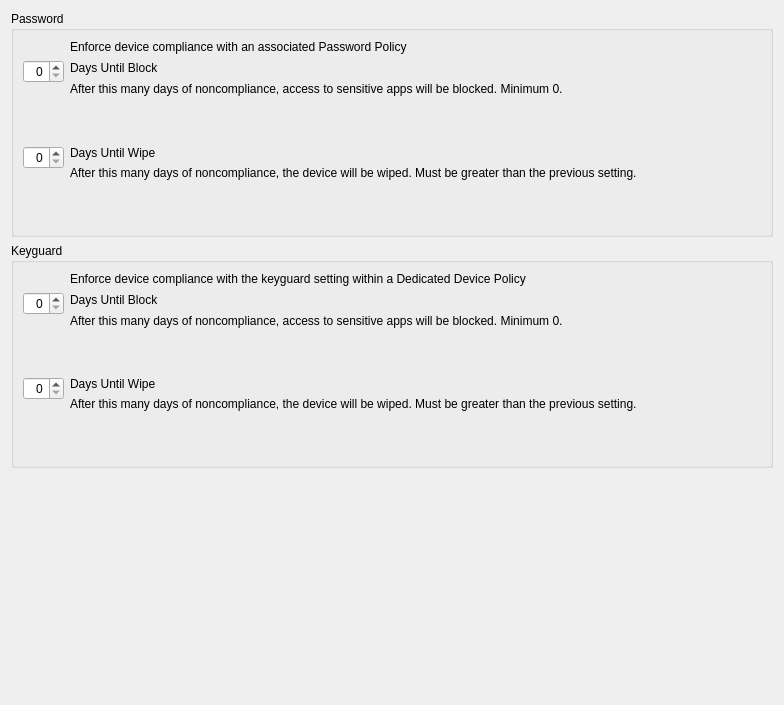
<?xml version="1.0" encoding="UTF-8"?>
<ui version="4.0">
 <class>GoogleDeviceComplianceWidget</class>
 <widget class="QWidget" name="GoogleDeviceComplianceWidget">
  <property name="geometry">
   <rect>
    <x>0</x>
    <y>0</y>
    <width>784</width>
    <height>705</height>
   </rect>
  </property>
  <property name="sizePolicy">
   <sizepolicy hsizetype="Expanding" vsizetype="MinimumExpanding">
    <horstretch>0</horstretch>
    <verstretch>0</verstretch>
   </sizepolicy>
  </property>
  <property name="minimumSize">
   <size>
    <width>0</width>
    <height>0</height>
   </size>
  </property>
  <property name="windowTitle">
   <string>Form</string>
  </property>
  <layout class="QVBoxLayout" name="verticalLayout_5">
   <item>
    <widget class="QGroupBox" name="passwordGroupBox">
     <property name="title">
      <string>Password</string>
     </property>
     <layout class="QGridLayout" name="googleFormLayoutPassword">
      <item row="2" column="1">
       <layout class="QVBoxLayout" name="vl_lbl_password_wipe">
        <item>
         <widget class="QLabel" name="lbl_title_password_wipeDays">
          <property name="sizePolicy">
           <sizepolicy hsizetype="Expanding" vsizetype="Fixed">
            <horstretch>0</horstretch>
            <verstretch>0</verstretch>
           </sizepolicy>
          </property>
          <property name="text">
           <string>Days Until Wipe</string>
          </property>
          <property name="wordWrap">
           <bool>true</bool>
          </property>
          <property name="textInteractionFlags">
           <set>Qt::TextSelectableByKeyboard|Qt::TextSelectableByMouse</set>
          </property>
          <property name="bottomMargin" stdset="0">
           <number>9</number>
          </property>
         </widget>
        </item>
        <item>
         <widget class="QLabel" name="lTip_desc_password_wipeDays">
          <property name="sizePolicy">
           <sizepolicy hsizetype="Expanding" vsizetype="Fixed">
            <horstretch>0</horstretch>
            <verstretch>0</verstretch>
           </sizepolicy>
          </property>
          <property name="text">
           <string>After this many days of noncompliance, the device will be wiped. Must be greater than the previous setting.</string>
          </property>
          <property name="alignment">
           <set>Qt::AlignLeading|Qt::AlignLeft|Qt::AlignTop</set>
          </property>
          <property name="wordWrap">
           <bool>true</bool>
          </property>
          <property name="textInteractionFlags">
           <set>Qt::TextSelectableByKeyboard|Qt::TextSelectableByMouse</set>
          </property>
          <property name="bottomMargin" stdset="0">
           <number>9</number>
          </property>
         </widget>
        </item>
       </layout>
      </item>
      <item row="1" column="0">
       <layout class="QVBoxLayout" name="vl_password_disable">
        <item>
         <widget class="QSpinBox" name="frm_password_disableDays">
          <property name="sizePolicy">
           <sizepolicy hsizetype="Preferred" vsizetype="Fixed">
            <horstretch>0</horstretch>
            <verstretch>0</verstretch>
           </sizepolicy>
          </property>
          <property name="alignment">
           <set>Qt::AlignRight|Qt::AlignTrailing|Qt::AlignVCenter</set>
          </property>
         </widget>
        </item>
        <item>
         <spacer name="verticalSpacer_3">
          <property name="orientation">
           <enum>Qt::Vertical</enum>
          </property>
          <property name="sizeHint" stdset="0">
           <size>
            <width>20</width>
            <height>40</height>
           </size>
          </property>
         </spacer>
        </item>
       </layout>
      </item>
      <item row="1" column="1">
       <layout class="QVBoxLayout" name="vl_lbl_password_disable">
        <item>
         <widget class="QLabel" name="lbl_title_password_disableDays">
          <property name="sizePolicy">
           <sizepolicy hsizetype="Expanding" vsizetype="Fixed">
            <horstretch>0</horstretch>
            <verstretch>0</verstretch>
           </sizepolicy>
          </property>
          <property name="text">
           <string>Days Until Block</string>
          </property>
          <property name="wordWrap">
           <bool>true</bool>
          </property>
          <property name="textInteractionFlags">
           <set>Qt::TextSelectableByKeyboard|Qt::TextSelectableByMouse</set>
          </property>
         </widget>
        </item>
        <item>
         <widget class="QLabel" name="lTip_desc_password_disableDays">
          <property name="sizePolicy">
           <sizepolicy hsizetype="Expanding" vsizetype="Fixed">
            <horstretch>0</horstretch>
            <verstretch>0</verstretch>
           </sizepolicy>
          </property>
          <property name="text">
           <string>After this many days of noncompliance, access to sensitive apps will be blocked. Minimum 0.</string>
          </property>
          <property name="alignment">
           <set>Qt::AlignLeading|Qt::AlignLeft|Qt::AlignTop</set>
          </property>
          <property name="wordWrap">
           <bool>true</bool>
          </property>
          <property name="textInteractionFlags">
           <set>Qt::TextSelectableByKeyboard|Qt::TextSelectableByMouse</set>
          </property>
          <property name="bottomMargin" stdset="0">
           <number>9</number>
          </property>
         </widget>
        </item>
       </layout>
      </item>
      <item row="2" column="0">
       <layout class="QVBoxLayout" name="vl_password_wipe">
        <item>
         <widget class="QSpinBox" name="frm_password_wipeDays">
          <property name="sizePolicy">
           <sizepolicy hsizetype="Preferred" vsizetype="Fixed">
            <horstretch>0</horstretch>
            <verstretch>0</verstretch>
           </sizepolicy>
          </property>
          <property name="alignment">
           <set>Qt::AlignRight|Qt::AlignTrailing|Qt::AlignVCenter</set>
          </property>
         </widget>
        </item>
        <item>
         <spacer name="verticalSpacer_4">
          <property name="orientation">
           <enum>Qt::Vertical</enum>
          </property>
          <property name="sizeHint" stdset="0">
           <size>
            <width>20</width>
            <height>40</height>
           </size>
          </property>
         </spacer>
        </item>
       </layout>
      </item>
      <item row="0" column="1">
       <layout class="QVBoxLayout" name="vl_password_title">
        <item>
         <widget class="QLabel" name="lTip_desc_password_setting">
          <property name="sizePolicy">
           <sizepolicy hsizetype="Expanding" vsizetype="Fixed">
            <horstretch>0</horstretch>
            <verstretch>0</verstretch>
           </sizepolicy>
          </property>
          <property name="text">
           <string>Enforce device compliance with an associated Password Policy</string>
          </property>
          <property name="alignment">
           <set>Qt::AlignLeading|Qt::AlignLeft|Qt::AlignTop</set>
          </property>
          <property name="wordWrap">
           <bool>true</bool>
          </property>
          <property name="textInteractionFlags">
           <set>Qt::LinksAccessibleByKeyboard|Qt::LinksAccessibleByMouse|Qt::TextBrowserInteraction|Qt::TextSelectableByKeyboard|Qt::TextSelectableByMouse</set>
          </property>
          <property name="bottomMargin" stdset="0">
           <number>9</number>
          </property>
         </widget>
        </item>
       </layout>
      </item>
     </layout>
    </widget>
   </item>
   <item>
    <widget class="QGroupBox" name="keyguardGroupBox">
     <property name="title">
      <string>Keyguard</string>
     </property>
     <layout class="QGridLayout" name="googleFormLayoutKeyguard">
      <item row="0" column="1">
       <layout class="QVBoxLayout" name="vl_keyguard_title">
        <item>
         <widget class="QLabel" name="lTip_desc_keyguard_setting">
          <property name="sizePolicy">
           <sizepolicy hsizetype="Expanding" vsizetype="Fixed">
            <horstretch>0</horstretch>
            <verstretch>0</verstretch>
           </sizepolicy>
          </property>
          <property name="text">
           <string>Enforce device compliance with the keyguard setting within a Dedicated Device Policy</string>
          </property>
          <property name="alignment">
           <set>Qt::AlignLeading|Qt::AlignLeft|Qt::AlignTop</set>
          </property>
          <property name="wordWrap">
           <bool>true</bool>
          </property>
          <property name="textInteractionFlags">
           <set>Qt::LinksAccessibleByKeyboard|Qt::LinksAccessibleByMouse|Qt::TextBrowserInteraction|Qt::TextSelectableByKeyboard|Qt::TextSelectableByMouse</set>
          </property>
          <property name="bottomMargin" stdset="0">
           <number>9</number>
          </property>
         </widget>
        </item>
       </layout>
      </item>
      <item row="1" column="0">
       <layout class="QVBoxLayout" name="vl_keyguard_disable">
        <item>
         <widget class="QSpinBox" name="frm_keyguard_disableDays">
          <property name="sizePolicy">
           <sizepolicy hsizetype="Preferred" vsizetype="Fixed">
            <horstretch>0</horstretch>
            <verstretch>0</verstretch>
           </sizepolicy>
          </property>
          <property name="alignment">
           <set>Qt::AlignRight|Qt::AlignTrailing|Qt::AlignVCenter</set>
          </property>
         </widget>
        </item>
        <item>
         <spacer name="verticalSpacer_2">
          <property name="orientation">
           <enum>Qt::Vertical</enum>
          </property>
          <property name="sizeHint" stdset="0">
           <size>
            <width>20</width>
            <height>40</height>
           </size>
          </property>
         </spacer>
        </item>
       </layout>
      </item>
      <item row="1" column="1">
       <layout class="QVBoxLayout" name="vl_lbl_keyguard_disable">
        <item>
         <widget class="QLabel" name="lbl_title_keyguard_disableDays">
          <property name="sizePolicy">
           <sizepolicy hsizetype="Expanding" vsizetype="Fixed">
            <horstretch>0</horstretch>
            <verstretch>0</verstretch>
           </sizepolicy>
          </property>
          <property name="text">
           <string>Days Until Block</string>
          </property>
          <property name="wordWrap">
           <bool>true</bool>
          </property>
          <property name="textInteractionFlags">
           <set>Qt::TextSelectableByKeyboard|Qt::TextSelectableByMouse</set>
          </property>
         </widget>
        </item>
        <item>
         <widget class="QLabel" name="lTip_desc_keyguard_disableDays">
          <property name="sizePolicy">
           <sizepolicy hsizetype="Expanding" vsizetype="Fixed">
            <horstretch>0</horstretch>
            <verstretch>0</verstretch>
           </sizepolicy>
          </property>
          <property name="text">
           <string>After this many days of noncompliance, access to sensitive apps will be blocked. Minimum 0.</string>
          </property>
          <property name="alignment">
           <set>Qt::AlignLeading|Qt::AlignLeft|Qt::AlignTop</set>
          </property>
          <property name="wordWrap">
           <bool>true</bool>
          </property>
          <property name="textInteractionFlags">
           <set>Qt::TextSelectableByKeyboard|Qt::TextSelectableByMouse</set>
          </property>
          <property name="bottomMargin" stdset="0">
           <number>9</number>
          </property>
         </widget>
        </item>
       </layout>
      </item>
      <item row="2" column="0">
       <layout class="QVBoxLayout" name="vl_keyguard_wipe">
        <item>
         <widget class="QSpinBox" name="frm_keyguard_wipeDays">
          <property name="sizePolicy">
           <sizepolicy hsizetype="Preferred" vsizetype="Fixed">
            <horstretch>0</horstretch>
            <verstretch>0</verstretch>
           </sizepolicy>
          </property>
          <property name="alignment">
           <set>Qt::AlignRight|Qt::AlignTrailing|Qt::AlignVCenter</set>
          </property>
         </widget>
        </item>
        <item>
         <spacer name="verticalSpacer_5">
          <property name="orientation">
           <enum>Qt::Vertical</enum>
          </property>
          <property name="sizeHint" stdset="0">
           <size>
            <width>20</width>
            <height>40</height>
           </size>
          </property>
         </spacer>
        </item>
       </layout>
      </item>
      <item row="2" column="1">
       <layout class="QVBoxLayout" name="vl_lbl_keyguard_wipe">
        <item>
         <widget class="QLabel" name="lbl_title_keyguard_wipeDays">
          <property name="sizePolicy">
           <sizepolicy hsizetype="Expanding" vsizetype="Fixed">
            <horstretch>0</horstretch>
            <verstretch>0</verstretch>
           </sizepolicy>
          </property>
          <property name="text">
           <string>Days Until Wipe</string>
          </property>
          <property name="wordWrap">
           <bool>true</bool>
          </property>
          <property name="textInteractionFlags">
           <set>Qt::TextSelectableByKeyboard|Qt::TextSelectableByMouse</set>
          </property>
          <property name="bottomMargin" stdset="0">
           <number>9</number>
          </property>
         </widget>
        </item>
        <item>
         <widget class="QLabel" name="lTip_desc_keyguard_wipeDays">
          <property name="sizePolicy">
           <sizepolicy hsizetype="Expanding" vsizetype="Fixed">
            <horstretch>0</horstretch>
            <verstretch>0</verstretch>
           </sizepolicy>
          </property>
          <property name="text">
           <string>After this many days of noncompliance, the device will be wiped. Must be greater than the previous setting.</string>
          </property>
          <property name="alignment">
           <set>Qt::AlignLeading|Qt::AlignLeft|Qt::AlignTop</set>
          </property>
          <property name="wordWrap">
           <bool>true</bool>
          </property>
          <property name="textInteractionFlags">
           <set>Qt::TextSelectableByKeyboard|Qt::TextSelectableByMouse</set>
          </property>
          <property name="bottomMargin" stdset="0">
           <number>9</number>
          </property>
         </widget>
        </item>
       </layout>
      </item>
     </layout>
    </widget>
   </item>
   <item>
    <spacer name="verticalSpacer">
     <property name="orientation">
      <enum>Qt::Vertical</enum>
     </property>
     <property name="sizeHint" stdset="0">
      <size>
       <width>20</width>
       <height>40</height>
      </size>
     </property>
    </spacer>
   </item>
  </layout>
 </widget>
 <resources/>
 <connections/>
</ui>
